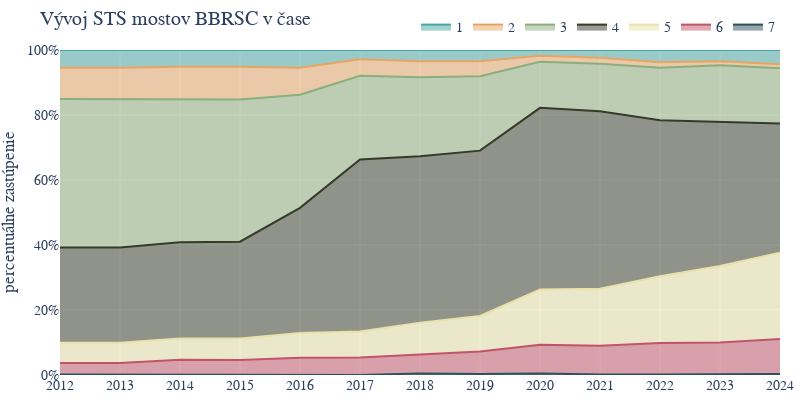

Notebook code cell kept with this figure:
### Code cell
import plotly.graph_objects as go

# Define the color palette
color_palette = ['#46a7a2', '#e7a564',
                 '#8bae7c', '#353a29', '#eae1a9',
                 '#c25469', '#2d505d'
                 ]

# Transpose the DataFrame for plotting: years as columns, conditions as rows
data_for_plotting = relative_condition_counts.set_index(
    'Condition').T.reset_index()
data_for_plotting.rename(columns={'index': 'Year'}, inplace=True)

# Update year labels
years = ['{}'.format(year) for year in range(2012, 2025)]
data_for_plotting['Year'] = years

# Create a figure
fig = go.Figure()

# Add a trace for each condition in reverse order
for i, condition in reversed(list(enumerate(relative_condition_counts['Condition'].unique()))):
    fig.add_trace(go.Scatter(
        x=data_for_plotting['Year'],
        y=data_for_plotting[condition],
        mode='lines',
        stackgroup='one',  # This option stacks the areas
        name=str(condition),  # Label for the legend
        # Apply color from the palette
        line=dict(color=color_palette[i % len(color_palette)])
    ))

# Update the layout
fig.update_layout(
    title='Vývoj STS mostov BBRSC v čase',
    # xaxis_title='rok',
    yaxis_title='percentuálne zastúpenie',
    yaxis=dict(ticksuffix="%", range=[0, 100]
               ),  # Set y-axis range from 0 to 100%
    # Set font family to Montserrat
    font=dict(family="Montserrat, sans-serif", size=14),
    legend=dict(
        orientation="h",  # Horizontal legend orientation
        yanchor="top",  # Anchor legend to the top
        y=1.120,  # Position the legend slightly above the plot
        xanchor="right",  # Anchor legend to the right
        x=1  # Align legend to the right
    ),
    # Set x-axis tick values and labels
    xaxis=dict(
        tickvals=[str(year) for year in range(2012, 2025)],
        ticktext=['2012', '2013', '2014', '2015', '2016', '2017',
                  '2018', '2019', '2020', '2021', '2022', '2023', "2024"]
    ),
    plot_bgcolor='#EEEEEE',
    margin=dict(l=0, r=20, t=50, b=25),  # Adjust margins for tight layout
    width=800,  # Set figure width
    height=400  # Set figure height
)

# Show the figure
fig.show()

### Figure 1 — Plotly figure (JSON) as saved in the notebook; plotly's stock layout.template omitted (floating-point values rounded to 4 significant figures)
{"data": [{"line": {"color": "#2d505d"}, "mode": "lines", "name": "7", "stackgroup": "one", "type": "scatter", "x": ["2012", "2013", "2014", "2015", "2016", "2017", "2018", "2019", "2020", "2021", "2022", "2023", "2024"], "y": [0.1603, 0.1603, 0, 0, 0, 0, 0.4739, 0.316, 0.4724, 0.1572, 0.1567, 0.1567, 0.312]}, {"line": {"color": "#c25469"}, "mode": "lines", "name": "6", "stackgroup": "one", "type": "scatter", "x": ["2012", "2013", "2014", "2015", "2016", "2017", "2018", "2019", "2020", "2021", "2022", "2023", "2024"], "y": [3.526, 3.526, 4.662, 4.647, 5.272, 5.405, 5.845, 6.951, 8.819, 8.805, 9.718, 9.875, 10.76]}, {"line": {"color": "#eae1a9"}, "mode": "lines", "name": "5", "stackgroup": "one", "type": "scatter", "x": ["2012", "2013", "2014", "2015", "2016", "2017", "2018", "2019", "2020", "2021", "2022", "2023", "2024"], "y": [6.25, 6.25, 6.592, 6.571, 7.668, 7.949, 9.795, 10.9, 17.01, 17.61, 20.53, 23.51, 26.52]}, {"line": {"color": "#353a29"}, "mode": "lines", "name": "4", "stackgroup": "one", "type": "scatter", "x": ["2012", "2013", "2014", "2015", "2016", "2017", "2018", "2019", "2020", "2021", "2022", "2023", "2024"], "y": [29.33, 29.33, 29.58, 29.81, 38.5, 52.94, 51.18, 50.87, 55.91, 54.56, 47.96, 44.36, 39.78]}, {"line": {"color": "#8bae7c"}, "mode": "lines", "name": "3", "stackgroup": "one", "type": "scatter", "x": ["2012", "2013", "2014", "2015", "2016", "2017", "2018", "2019", "2020", "2021", "2022", "2023", "2024"], "y": [45.67, 45.67, 44.05, 43.75, 34.82, 25.76, 24.33, 22.91, 14.17, 14.62, 16.14, 17.4, 17.0]}, {"line": {"color": "#e7a564"}, "mode": "lines", "name": "2", "stackgroup": "one", "type": "scatter", "x": ["2012", "2013", "2014", "2015", "2016", "2017", "2018", "2019", "2020", "2021", "2022", "2023", "2024"], "y": [9.615, 9.615, 9.968, 10.1, 8.307, 5.087, 4.897, 4.581, 1.89, 1.887, 1.724, 1.254, 1.248]}, {"line": {"color": "#46a7a2"}, "mode": "lines", "name": "1", "stackgroup": "one", "type": "scatter", "x": ["2012", "2013", "2014", "2015", "2016", "2017", "2018", "2019", "2020", "2021", "2022", "2023", "2024"], "y": [5.449, 5.449, 5.145, 5.128, 5.431, 2.862, 3.476, 3.476, 1.732, 2.358, 3.762, 3.448, 4.368]}], "layout": {"font": {"family": "Montserrat, sans-serif", "size": 14}, "height": 400, "legend": {"orientation": "h", "x": 1, "xanchor": "right", "y": 1.12, "yanchor": "top"}, "margin": {"b": 25, "l": 0, "r": 20, "t": 50}, "plot_bgcolor": "#EEEEEE", "title": {"text": "Vývoj STS mostov BBRSC v čase"}, "width": 800, "xaxis": {"ticktext": ["2012", "2013", "2014", "2015", "2016", "2017", "2018", "2019", "2020", "2021", "2022", "2023", "2024"], "tickvals": ["2012", "2013", "2014", "2015", "2016", "2017", "2018", "2019", "2020", "2021", "2022", "2023", "2024"]}, "yaxis": {"range": [0, 100], "ticksuffix": "%", "title": {"text": "percentuálne zastúpenie"}}}}
